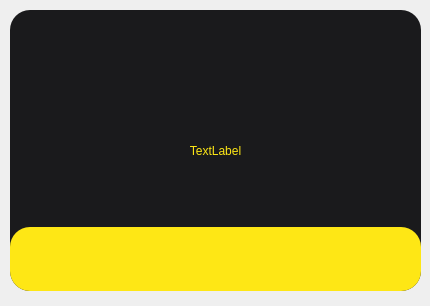
<?xml version="1.0" encoding="UTF-8"?>
<ui version="4.0">
 <class>MainWindow</class>
 <widget class="QMainWindow" name="MainWindow">
  <property name="geometry">
   <rect>
    <x>0</x>
    <y>0</y>
    <width>430</width>
    <height>306</height>
   </rect>
  </property>
  <property name="windowTitle">
   <string>MainWindow</string>
  </property>
  <property name="styleSheet">
   <string notr="true">QProgressBar{
border-radius: 20px;
background-color: #1a1a1c;
}
QProgressBar::chunk{
border-radius: 20px;
background-color:#FEE715;
}</string>
  </property>
  <widget class="QWidget" name="centralwidget">
   <property name="styleSheet">
    <string notr="true">
color:#FEE715;
font: 28px &quot;Franklin Gothic Book&quot;;</string>
   </property>
   <widget class="QProgressBar" name="progressBar">
    <property name="geometry">
     <rect>
      <x>10</x>
      <y>10</y>
      <width>411</width>
      <height>281</height>
     </rect>
    </property>
    <property name="styleSheet">
     <string notr="true"/>
    </property>
    <property name="value">
     <number>23</number>
    </property>
    <property name="alignment">
     <set>Qt::AlignCenter</set>
    </property>
    <property name="textVisible">
     <bool>false</bool>
    </property>
    <property name="orientation">
     <enum>Qt::Vertical</enum>
    </property>
    <property name="invertedAppearance">
     <bool>false</bool>
    </property>
    <property name="textDirection">
     <enum>QProgressBar::TopToBottom</enum>
    </property>
   </widget>
   <widget class="QLabel" name="label">
    <property name="geometry">
     <rect>
      <x>120</x>
      <y>130</y>
      <width>191</width>
      <height>41</height>
     </rect>
    </property>
    <property name="text">
     <string>TextLabel</string>
    </property>
    <property name="alignment">
     <set>Qt::AlignCenter</set>
    </property>
   </widget>
  </widget>
 </widget>
 <resources/>
 <connections/>
</ui>
